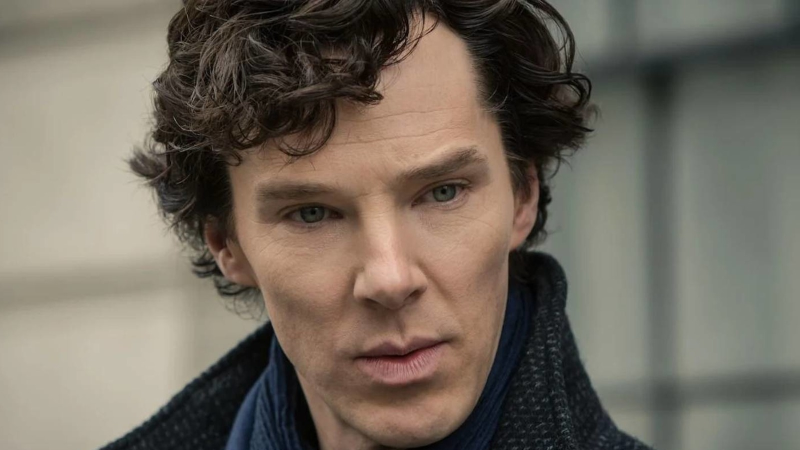
#> input picture batch1.jpg, 1600 x 900 px (shown at 1/2 size)
$ jupyter execute --allow-errors 'SSD with single face detection.ipynb'
#> lines starting #> are read from the running program, lines starting #| are printed output that depends on the picture
[cell 1]
import cv2
import matplotlib.pyplot as plt
import pandas as pd

[cell 2]
### Detector uses deplot.prototxt file which is SSD based face detector protxt file

#> (a cell that did not finish here is left out)

[cell 4]
img = cv2.imread('batch1.jpg')
#> img is the input picture: shape (900, 1600, 3); mean B, G, R 94.5, 105.8, 114.1
img = cv2.resize(img,(300,300))
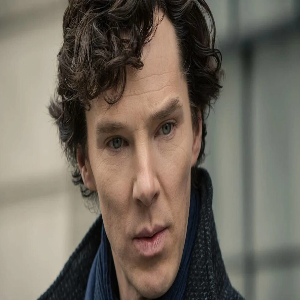
#> img: shape (300, 300, 3); mean B, G, R 94.5, 105.9, 114.2
plt.imshow(img[:,:,::-1])

[cell 5]
img_blob = cv2.dnn.blobFromImage(img)
img_blob.shape
#> Out = (1, 3, 300, 300)


$ run again, with batch2.jpg copied over batch1.jpg
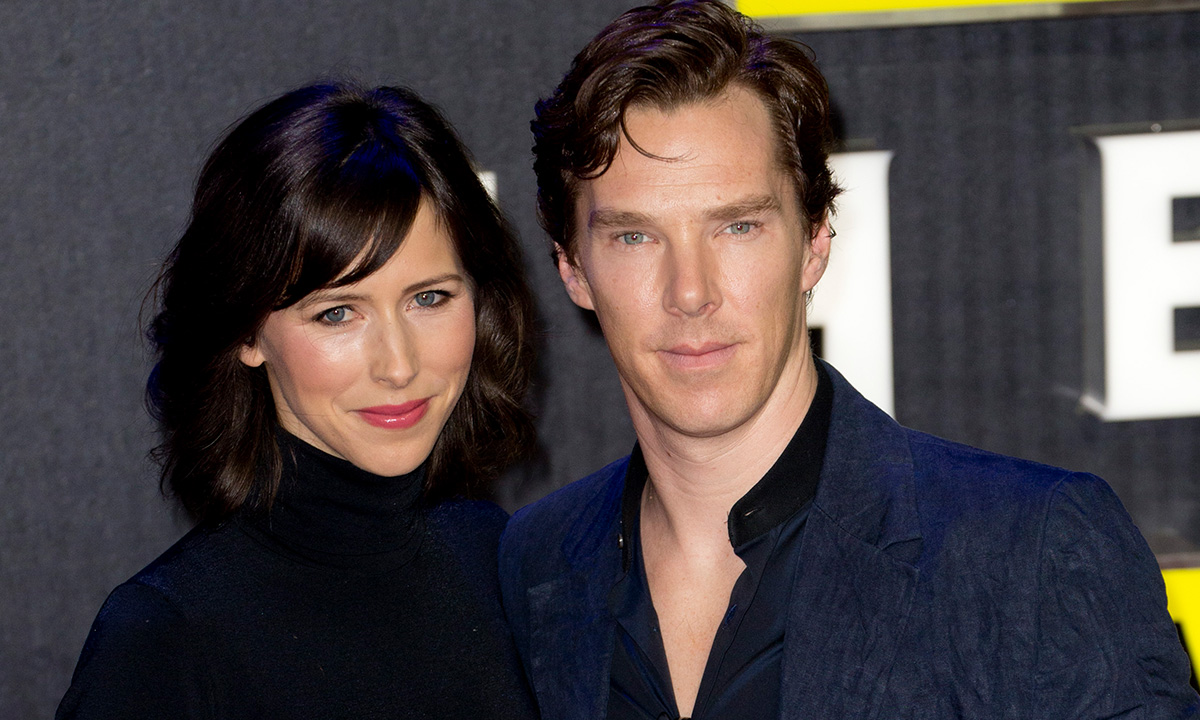
#> input picture batch2.jpg, 1200 x 720 px
#> img is the input picture: shape (720, 1200, 3); mean B, G, R 66.8, 64.8, 72.6
#> `img = cv2.resize(img,(300,300))`:
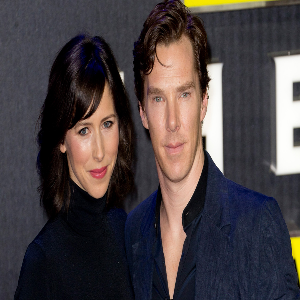
#> img: shape (300, 300, 3); mean B, G, R 66.7, 64.7, 72.5
